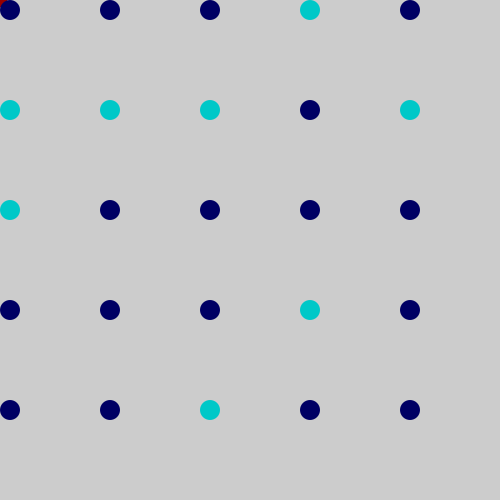
Frame 1 (no input)
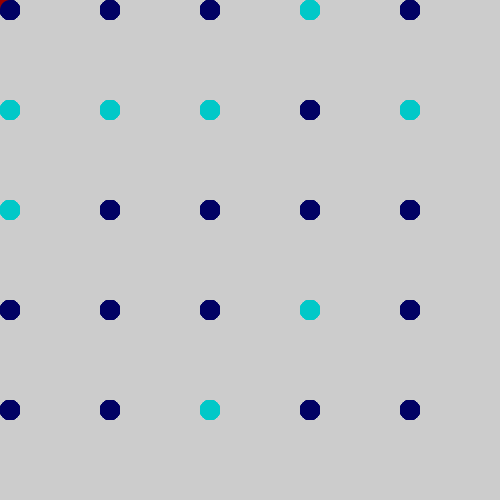
Frame 60 (the mouse pressed at the canvas centre just before this capture)
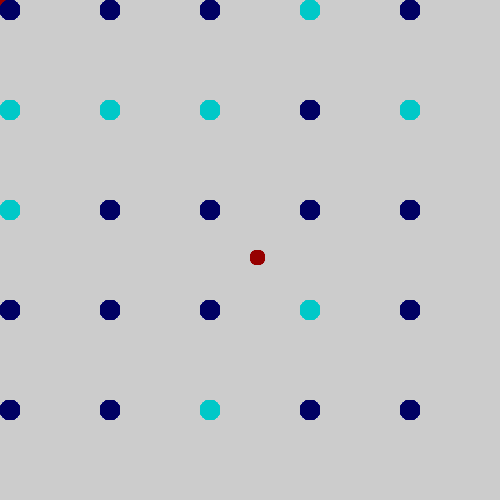
Frame 120 (the mouse held since frame 60 and released just before this capture)

The Processing sketch that drew these frames (run headless with seeded random() and noise(); from frame 60 on, the mouse is pressed at the canvas centre):

// Processing sketch: processing_155866
// ── processing_155866.pde


int x1 = 0;
int x2 = 100;
int x3 = 200;
int x4 = 300;
int x5 = 400;


void setup(){
  size(500,500);
}
void draw(){

  noStroke();

  fill(150,0,0);
  ellipse(mouseX,mouseY,15,15);
  
  ellipseMode(CORNER);
  
  fill(0,0,100);
  ellipse(x1,x1,20,20);
  
  fill(0,200,200);
  ellipse(x1,x2,20,20);
  ellipse(x1,x3,20,20);
  fill(0,0,100);
  
  ellipse(x1,x4,20,20);
  ellipse(x1,x5,20,20);
  ellipse(x2,x1,20,20);
  
  fill(0,200,200); 
  ellipse(x2,x2,20,20); 
  fill(0,0,100);
  
  ellipse(x2,x3,20,20);
  ellipse(x2,x4,20,20);
  ellipse(x2,x5,20,20);
  ellipse(x3,x1,20,20);
    
  fill(0,200,200);  
  ellipse(x3,x2,20,20); 
  fill(0,0,100);
  
  ellipse(x3,x3,20,20);
  ellipse(x3,x4,20,20);
  
  fill(0,200,200); 
  ellipse(x3,x5,20,20);
  ellipse(x4,x1,20,20); 
  fill(0,0,100);
  
  ellipse(x4,x2,20,20); 
  ellipse(x4,x3,20,20);
  
  fill(0,200,200); 
  ellipse(x4,x4,20,20);
  fill(0,0,100);
    
  ellipse(x4,x5,20,20);
  ellipse(x5,x1,20,20); 
  
  fill(0,200,200); 
  ellipse(x5,x2,20,20); 
  fill(0,0,100);
  
  ellipse(x5,x3,20,20);
  ellipse(x5,x4,20,20);
  ellipse(x5,x5,20,20);
  
}
